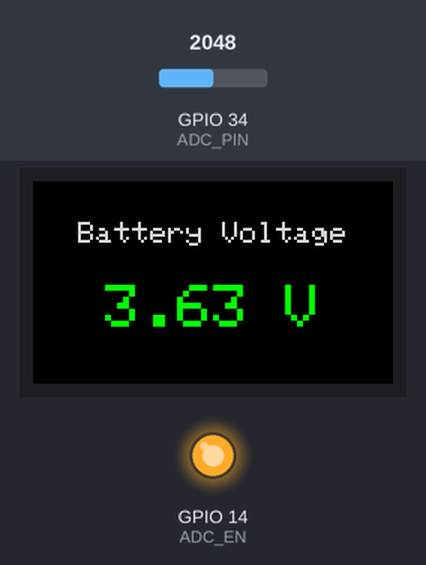
This sketch was run on a simulated ESP32. Parts: 240×135 colour display, output pins drawn as LEDs (lit = HIGH). Inputs (shaded band) come from the test bench; at power-on: GPIO 34 (ADC_PIN) = 2048.

Above: at 1.3 s.
1.4 s: GPIO 34 (ADC_PIN) set to 2866
At 3.9 s:
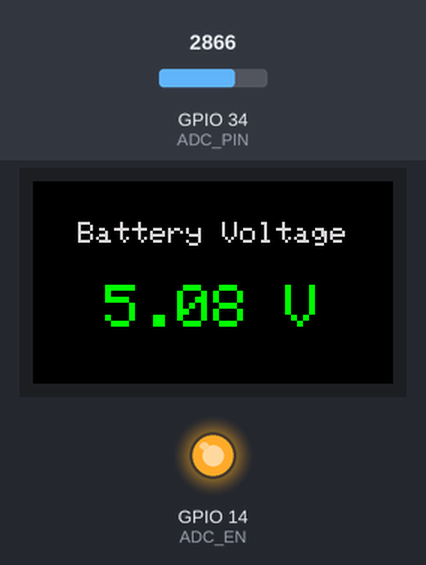
4.2 s: GPIO 34 (ADC_PIN) set to 3603
At 5.4 s:
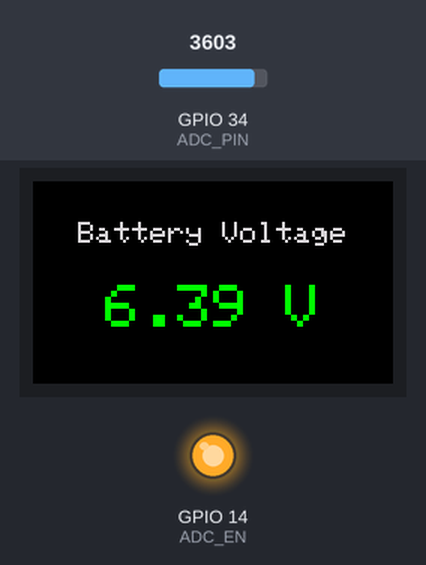
6.5 s: GPIO 34 (ADC_PIN) set to 4095
At 8.1 s:
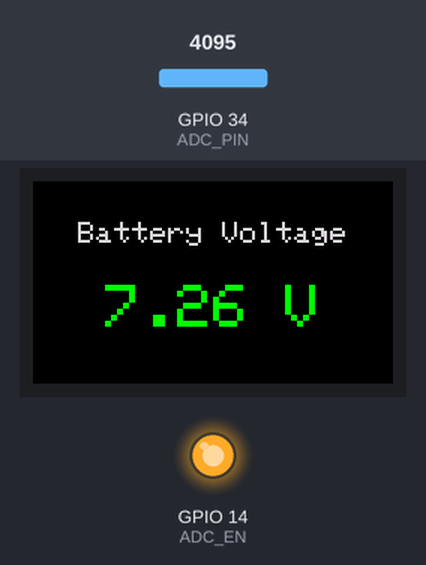
Timing chart, 0 to 9.6 s (numbered marks = the images above; inputs shaded):
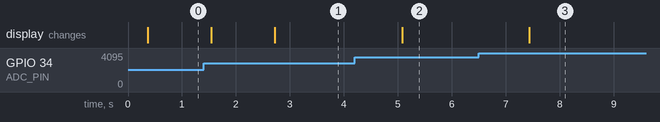

The sketch:

battery_gpio34.ino
```cpp
#include <TFT_eSPI.h>
#include <SPI.h>
#include "esp_adc_cal.h"

#define ADC_PIN 34
#define ADC_EN  14  // Pin 14 powers the voltage divider on the T-Display

TFT_eSPI tft = TFT_eSPI();
int vref = 1100; // Default reference voltage in mV

void setup() {
  // Enable the built-in voltage divider circuit
  pinMode(ADC_EN, OUTPUT);
  digitalWrite(ADC_EN, HIGH);

  // Initialize display
  tft.init();
  tft.setRotation(1); // Landscape mode (240x135)
  tft.fillScreen(TFT_BLACK);
  tft.setTextDatum(MC_DATUM); // Center text alignment

  // Characterize ADC using factory eFuse calibration values
  esp_adc_cal_characteristics_t adc_chars;
  esp_adc_cal_value_t val_type = esp_adc_cal_characterize(
      ADC_UNIT_1, ADC_ATTEN_DB_11, ADC_WIDTH_BIT_12, 1100, &adc_chars);

  if (val_type == ESP_ADC_CAL_VAL_EFUSE_VREF) {
    vref = adc_chars.vref;
  }
}

void loop() {
  // Take an average of 64 samples to smooth out ADC noise
  uint32_t raw = 0;
  for (int i = 0; i < 64; i++) {
    raw += analogRead(ADC_PIN);
    delay(2);
  }
  raw /= 64;

  // Convert raw reading to voltage, multiplying by 2.0 for the 100k/100k divider
  float battery_voltage = ((float)raw / 4095.0) * 2.0 * 3.3 * (vref / 1000.0);

  // Clear previous number and draw the new reading
  tft.fillScreen(TFT_BLACK);

  tft.setTextColor(TFT_LIGHTGREY, TFT_BLACK);
  tft.setTextSize(2);
  tft.drawString("Battery Voltage", tft.width() / 2, 35);

  tft.setTextColor(TFT_GREEN, TFT_BLACK);
  tft.setTextSize(4);
  tft.drawString(String(battery_voltage, 2) + " V", tft.width() / 2, 85);

  delay(1000);
}
```

Measured:
- after the input at 1.4 s, the display: first changes after 0.14 s (image 1 shows a later state)
- after the input at 4.2 s, the display: changes after 0.88 s (image 2)
- after the input at 6.5 s, the display: changes after 0.94 s (image 3)
